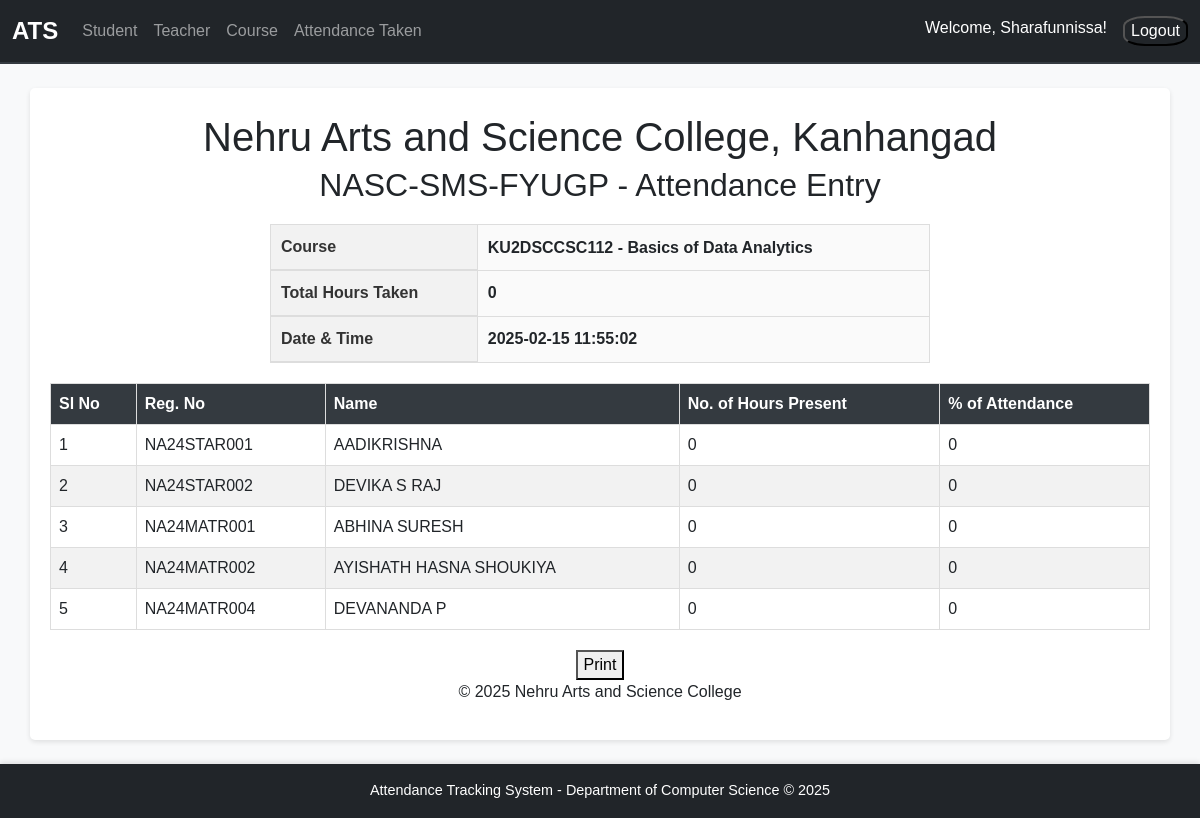
/attendance/report/11/ (signed in), run on the app's committed database.
### attendance/models.py (models this page shows, shortened)
class Course(models.Model):
    SEMESTER_CHOICES = [
        ('1', 'First Semester'),
        ('2', 'Second Semester'),
        ('3', 'Third Semester'),
        ('4', 'Fourth Semester'),
        ('5', 'Fifth Semester'),
        ('6', 'Sixth Semester'),
        ('7', 'Seventh Semester'),
        ('8', 'Eighth Semester'),
    ]
    name = models.CharField(max_length=100)
    code = models.CharField(max_length=20)
    semester = models.CharField(max_length=1, choices=SEMESTER_CHOICES)
    credits = models.IntegerField()
    department = models.ForeignKey(Department, on_delete=models.CASCADE)

class Student(models.Model):
    name = models.CharField(max_length=255)
    university_register_number = models.CharField(max_length=50, unique=True)
    admission_number = models.CharField(max_length=50, unique=True)
    programme = models.ForeignKey(Programme, on_delete=models.CASCADE, related_name="students")

### attendance/views.py (the view, shortened to what this page needs)
# urls.py: path('attendance/report/<int:course_id>/', views.attendance_report, name='attendance_report'),
@login_required
def attendance_report(request, course_id):
    course = Course.objects.get(id=course_id)
    total_hours = HourDateCourse.objects.filter(course=course).count()
    student_courses = StudentCourse.objects.filter(course=course)
    students = Student.objects.filter(id__in=student_courses.values_list('student_id', flat=True))
    attendance_records = AbsentDetails.objects.filter(hour_date_course__course=course)
    date_time = datetime.now()
    attendance_data = []
    for student in students:
        total_present = 0
        total_absent = 0
        attendance_percentage = (total_present / total_hours) * 100 if total_hours else 0
        attendance_with_grace = attendance_percentage  # Adjust this if grace hours apply
        attendance_data.append({
            "student": student,
            "total_present": total_present,
            "total_absent": total_absent,
            "attendance_percentage": round(attendance_percentage, 2),
            "attendance_with_grace": round(attendance_with_grace, 2),
        })
    context = {
        "course": course,
        "total_hours": total_hours,
        "attendance_data": attendance_data,
        "date_time": date_time,  # Pass the current date and time to the template
    }
    return render(request, 'attendance/report.html', context)

### attendance/context_processors.py (called while the page is built)
def is_hod(request):
    return {'is_hod': request.user.groups.filter(name='HoD').exists()}

### attendance/templates/attendance/report.html (shortened to what this page needs)
{% extends 'base.html' %}
{% block content %}
    <div class="header">
        <h1>Nehru Arts and Science College, Kanhangad</h1>
        <h2>NASC-SMS-FYUGP - Attendance Entry</h2>
    </div>
    <div class="info-table-wrapper">
        <table class="info-table">
            <tbody>
                <tr>
                    <th>Course</th>
                    <td>{{ course.code }} - {{ course.name }} </td>
                </tr>
                <tr>
                    <th>Total Hours Taken</th>
                    <td>{{ total_hours }}</td>
                </tr>
                <tr>
                    <th>Date & Time</th>
                    <td>{{ date_time|date:"Y-m-d H:i:s" }}</td>
                </tr>
            </tbody>
        </table>
    </div>
    <table>
        <thead>
            <tr>
                <th>Sl No</th>
                <th>Reg. No</th>
                <th>Name</th>
                <th>No. of Hours Present</th>
                <th>% of Attendance</th>
            </tr>
        </thead>
        <tbody>
            {% for data in attendance_data %}
            <tr>
                <td>{{ forloop.counter }}</td>
                <td>{{ data.student.university_register_number }}</td>
                <td>{{ data.student.name }}</td>
                <td>{{ data.total_present }}</td>
                <td>{{ data.attendance_percentage }}</td>
            </tr>
            {% endfor %}
        </tbody>
    </table>
    <div class="footer">
        <button onclick="window.print()">Print</button>
        <p>&copy; {{ date_time.year }} Nehru Arts and Science College</p>
    </div>
{% endblock %}

### templates/base.html (shortened to what this page needs)
{% load static %}
<!DOCTYPE html>
<html lang="en">
<head>
    <link href="https://cdn.jsdelivr.net/npm/bootstrap@5.3.0/dist/css/bootstrap.min.css" rel="stylesheet">
    <link rel="stylesheet" href="{% static 'base.css' %}">
</head>
<body>
    <nav class="navbar navbar-expand-lg navbar-dark bg-dark">
        <div class="container-fluid">
            <a class="navbar-brand" href="{% url 'index' %}">ATS</a>
            <div class="collapse navbar-collapse" id="navbarNav">
                <ul class="navbar-nav me-auto">
                    <li class="nav-item">
                        <a class="nav-link" href="{% url 'student_list' %}">Student</a>
                    </li>
                    <li class="nav-item">
                        <a class="nav-link" href="{% url 'teacher_list' %}">Teacher</a>
                    </li>
                    <li class="nav-item">
                        <a class="nav-link" href="{% url 'course_list' %}">Course</a>
                    </li>
                    <li class="nav-item">
                        <a class="nav-link" href="{% url 'teacher_attendance_list' %}">Attendance Taken</a>
                    </li>
                </ul>
                {% if user.is_authenticated %}
                <ul class="navbar-nav">
                    <li class="nav-item">
                        <span class="navbar-text text-white me-3">Welcome, {{ user.username|title }}!</span>
                    </li>
                    <li>
                        <form  method="post" action="{% url 'logout' %}">
                            <button class="logout" type="submit">Logout</button>
                          </form>
                    </li>
                </ul>
                {% else %}
                <ul class="navbar-nav">
                    <li class="nav-item">
                        <a class="nav-link" href="#">Login</a>
                    </li>
                </ul>
                {% endif %}
            </div>
        </div>
    </nav>
    <div class="container mt-4">
        {% block content %}{% endblock %}
    </div>
    <footer class="bg-dark text-white text-center py-3 mt-4">
        <p class="mb-0">Attendance Tracking System - Department of Computer Science &copy; 2025</p>
    </footer>
</body>
</html>

### static/base.css (style rules this page uses)
html, body { font-family: 'Arial', sans-serif; background-color: #f8f9fa; color: #212529; height: 100%; margin: 0; display: flex; flex-direction: column; }
.navbar { border-bottom: 2px solid #343a40; }
.navbar-brand { font-weight: bold; font-size: 1.5rem; }
.nav-item .nav-link { font-size: 1rem; padding: 0.5rem 1rem; transition: color 0.2s ease-in-out; }
footer { background-color: #343a40; color: #ffffff; font-size: 0.9rem; text-align: center; padding: 10px 0; box-shadow: 0 -2px 5px rgba(0, 0, 0, 0.1); }
.container { flex: 1; background-color: #ffffff; border-radius: 5px; box-shadow: 0 2px 5px rgba(0, 0, 0, 0.1); padding: 20px; }
table { width: 100%; border-collapse: collapse; margin: 20px 0; }
table th, table td { border: 1px solid #ddd; padding: 8px; text-align: left; }
table th { background-color: #343a40; color: #ffffff; }
table tr:nth-child(even) { background-color: #f2f2f2; }
.text-center { text-align: center; }
.mt-4 { margin-top: 1.5rem; }
.logout { background-color: transparent; border-radius: 34%; color: white; }

### attendance/templates/attendance/report.html (style rules this page uses)
table { width: 100%; border-collapse: collapse; margin-top: 20px; }
table, th, td { border: 1px solid black; }
th, td { text-align: center; padding: 8px; }
th { background-color: #f2f2f2; }
.header { text-align: center; margin-bottom: 20px; }
.header h1, .header h2 { margin: 5px; }
.footer { text-align: center; margin-top: 20px; }
th:nth-child(3), td:nth-child(3) { text-align: left; }
.info-table-wrapper { width: 60%; max-width: 800px; margin: 0 auto; }
.info-table { width: 100%; border-collapse: collapse; margin-top: 20px; margin-bottom: 20px; border: 1px solid #ddd; border-radius: 8px; }
.info-table th, .info-table td { text-align: left; padding: 10px; font-size: 16px; }
.info-table th { background-color: #f2f2f2; font-weight: bold; color: #333; border-bottom: 2px solid #ddd; }
.info-table td { background-color: #fafafa; font-weight: bolder; border-bottom: 1px solid #ddd; }
.info-table tr:last-child td { border-bottom: none; }

### data on the page
Course: code "KU2DSCCSC112", name "Basics of Data Analytics"
Student: student.university_register_number "NA24STAR001", student.name "AADIKRISHNA", total_present "0", attendance_percentage "0"
Student: student.university_register_number "NA24STAR002", student.name "DEVIKA S RAJ", total_present "0", attendance_percentage "0"
Student: student.university_register_number "NA24MATR001", student.name "ABHINA SURESH", total_present "0", attendance_percentage "0"
Student: student.university_register_number "NA24MATR002", student.name "AYISHATH HASNA SHOUKIYA", total_present "0", attendance_percentage "0"
Student: student.university_register_number "NA24MATR004", student.name "DEVANANDA P", total_present "0", attendance_percentage "0"

### other printed values
{{ user.username|title }} "Sharafunnissa"
{{ total_hours }} "0"
